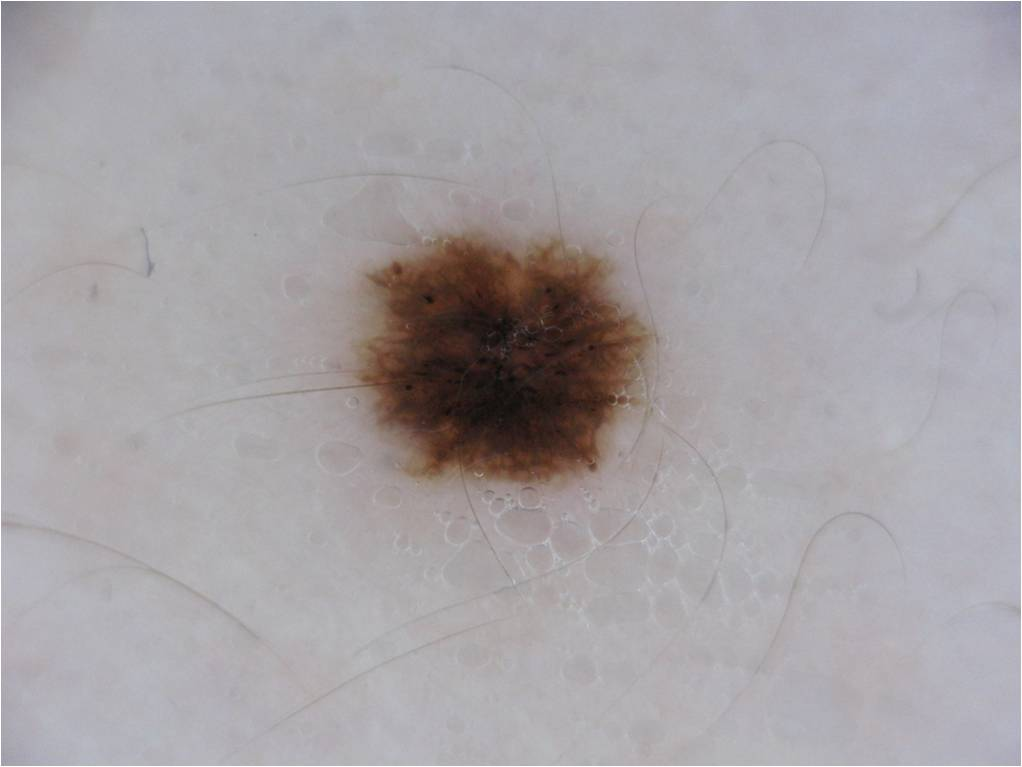
#> input picture data/images/img_0000001.jpg, 1022 x 767 px; its folder holds only this picture in this run
$ jupyter execute segmentation-Dan-tests.ipynb
#> lines starting #> are read from the running program, lines starting #| are printed output that depends on the picture; after the words box and inside, x2 and y2 are one past the last pixel; in counts of white or black regions, pixels touching at a corner belong together
[cell 1]
import skimage
import matplotlib.pyplot as plt
from skimage.filters import threshold_otsu
import numpy as np
import os
import scipy.ndimage.morphology

[cell 2]
def get_segmentation(img):
    orig_img = img.copy()
    img = img.mean(2)
    img = img > threshold_otsu(img)
    img = img == False
    scipy.ndimage.morphology.binary_fill_holes(img)
    # [4 lines of commented-out code are left out]
    removed = orig_img
    removed[scipy.ndimage.morphology.binary_fill_holes(img) == False] = 0
    return removed

[cell 3]
file_paths = os.listdir('../data/images/')
imgs = [skimage.io.imread('../data/images/' + path) for path in file_paths]
#> imgs = 1 item

[cell 4]
plt.figure(figsize=(10,200))
i = 0
nb_img = 70
for img, path in zip(imgs[:nb_img], file_paths[:nb_img]):
    plt.subplot(nb_img,2,2*i + 1)
    plt.imshow(img)
    removed = get_segmentation(img.copy())
    plt.subplot(nb_img,2,2*i + 2)
    plt.title(path)
    plt.imshow(removed)
    i+=1
#> this loop made 1 pass
#> (path, i) on pass 1: ('img_0000001.jpg', 1)
#> pass 1, in get_segmentation, `img = img.mean(2)`:
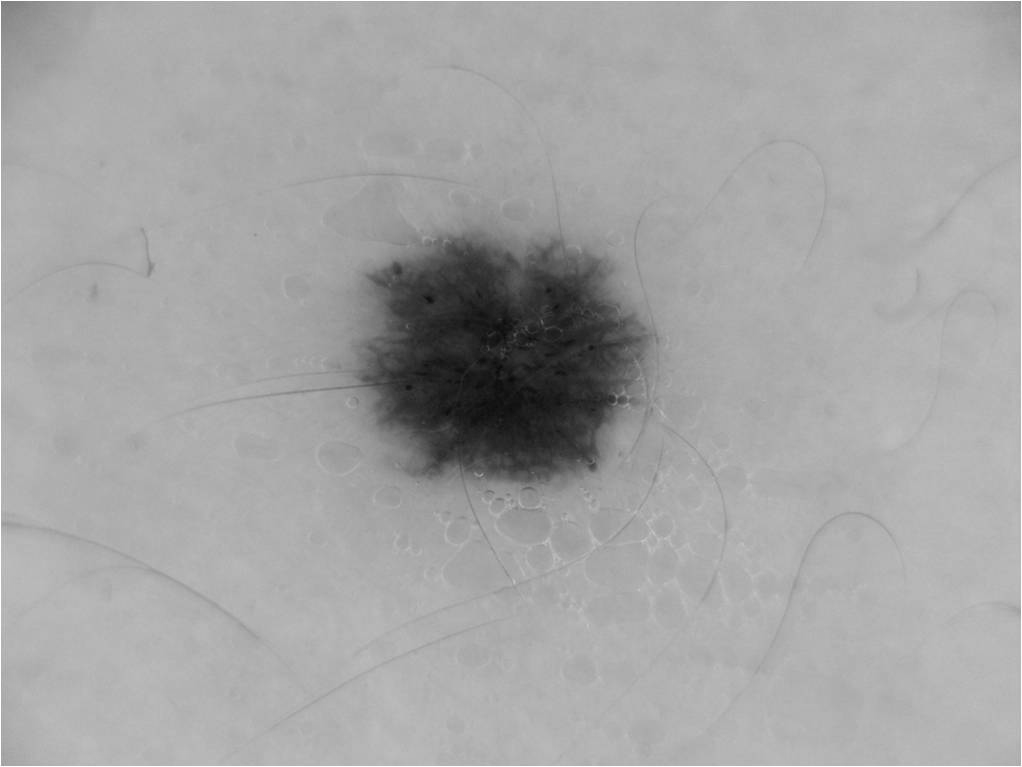
#> img: shape (767, 1022) float64; min 10.33, max 255, mean 164.7
#> pass 1, in get_segmentation, `img = img > threshold_otsu(img)`:
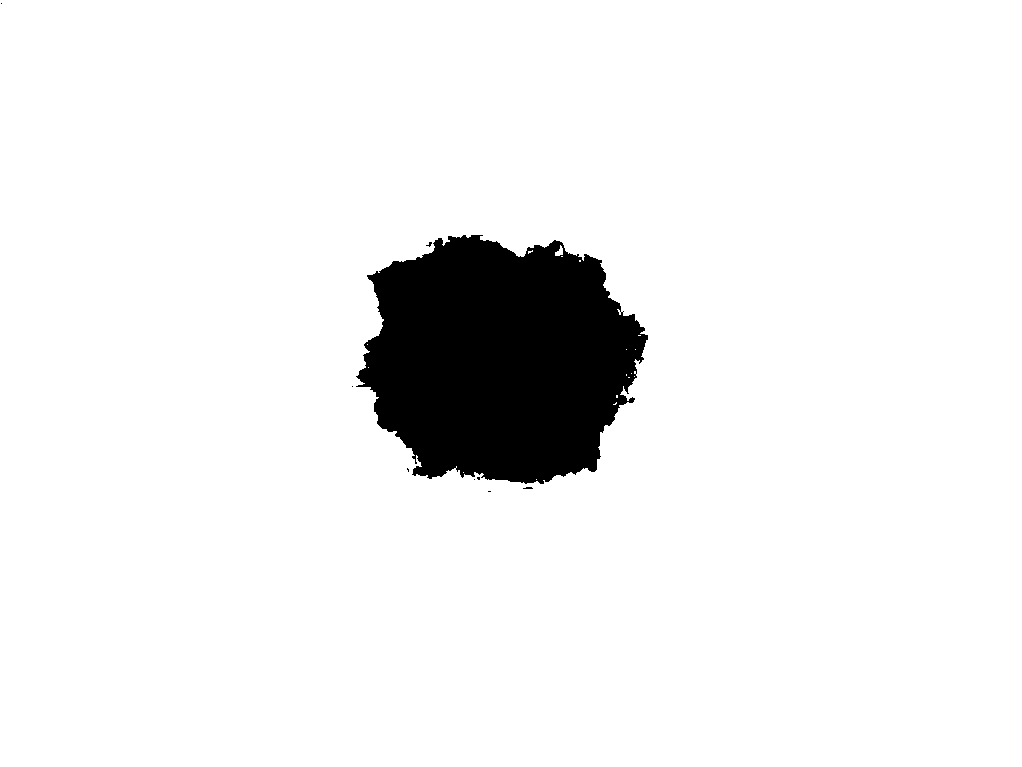
#> img: shape (767, 1022) bool; 93.1% white; 9 black regions (8 under 20 px), largest, box (x1, y1, x2, y2) and area: (356, 235, 648, 484) 53799
#> pass 1, `removed = get_segmentation(img.copy())`:
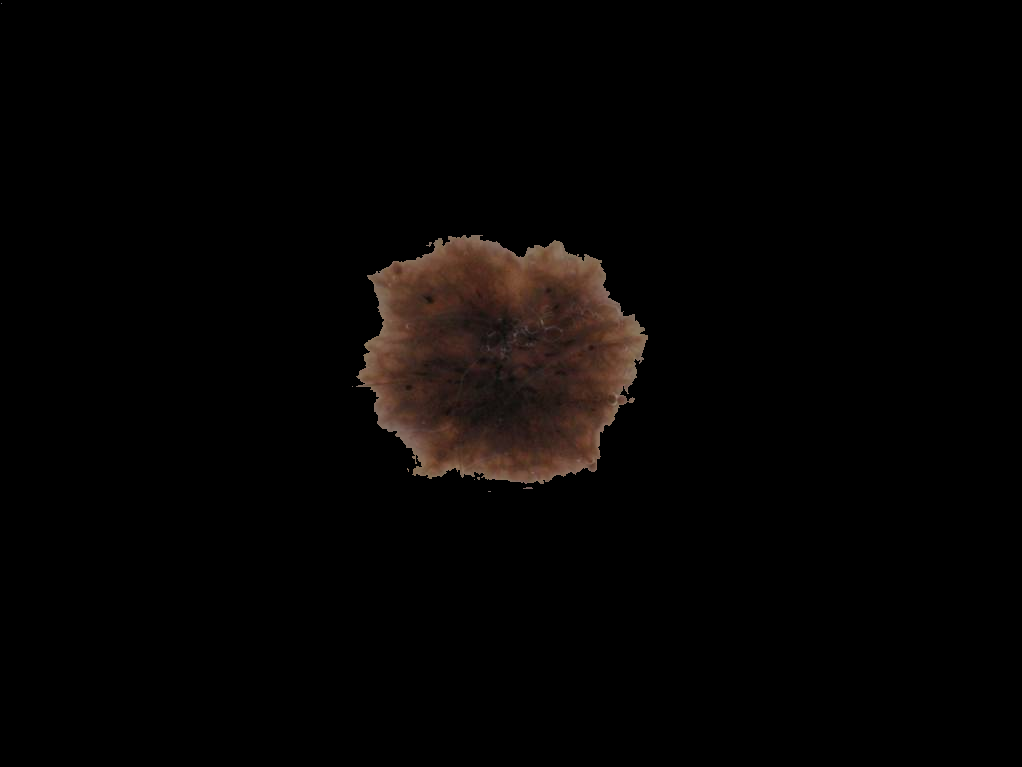
#> removed: shape (767, 1022, 3); mean R, G, B 5.4, 3.7, 2.9
#> after the loop, i = 1
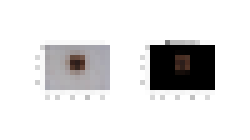
#> figure drawn by matplotlib, 2 panels

$ run again, on data/images/img_0000007.jpg
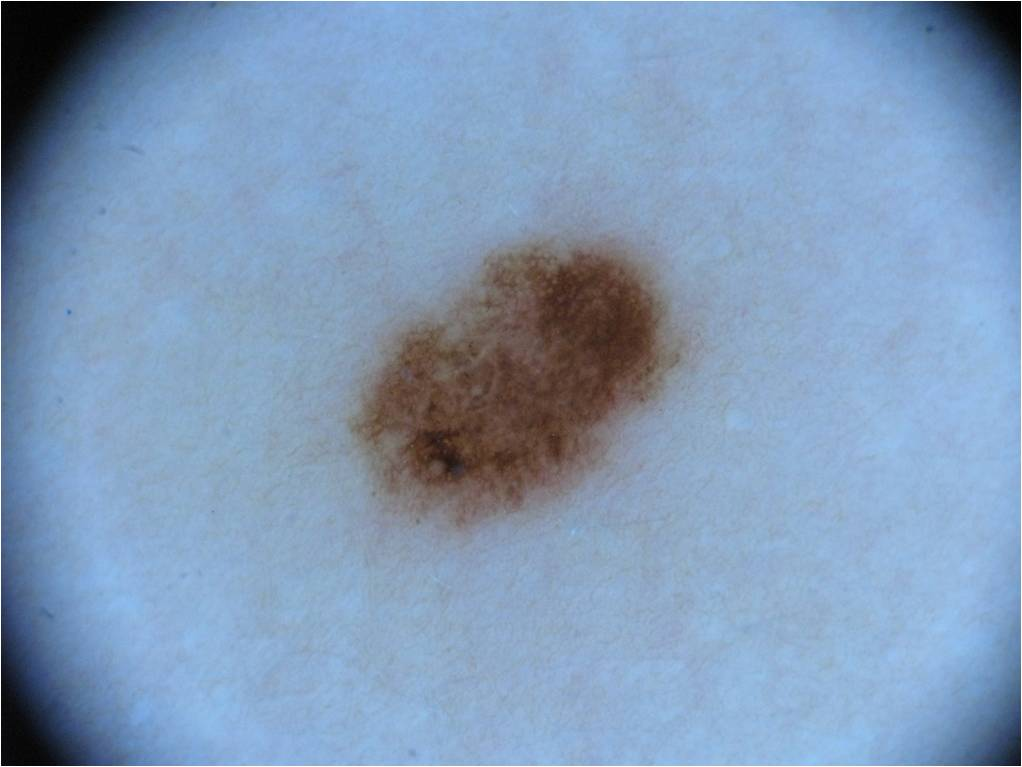
#> input picture data/images/img_0000007.jpg, 1022 x 767 px
#> imgs = 1 item
#> the loop `for img, path in zip(imgs[:nb_img], file_paths[:nb_img]):` made 1 pass
#> (path, i) on pass 1: ('img_0000007.jpg', 1)
#> pass 1, in get_segmentation, `img = img > threshold_otsu(img)`:
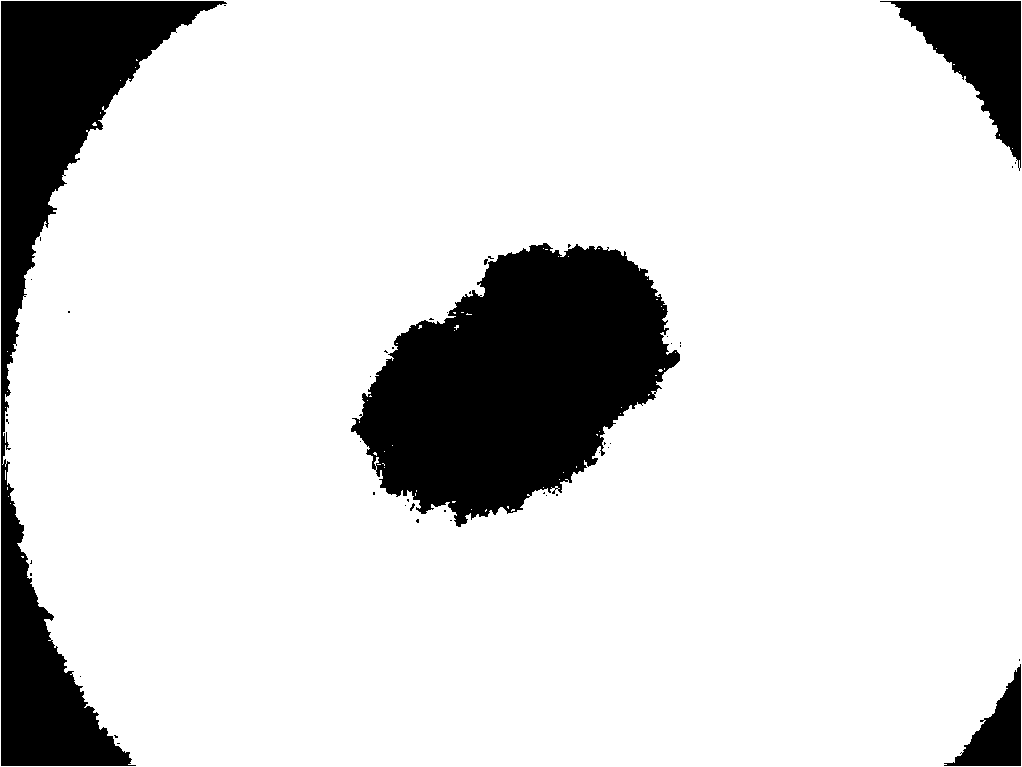
#> img: shape (767, 1022) bool; 85.3% white; 46 black regions (42 under 20 px), largest, box (x1, y1, x2, y2) and area: (351, 243, 680, 527) 57758, (1, 1, 227, 766) 44316, (880, 1, 1021, 171) 9805, (944, 664, 1021, 766) 3369
#> after the loop `for img, path in zip(imgs[:nb_img], file_paths[:nb_img]):`: i = 1
#> `[cell 4] plt.figure(figsize=(10,200)) i = 0 nb_img = 70 for img, path ..`:
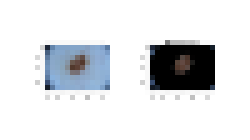
#> figure drawn by matplotlib, 2 panels

$ run again, on data/images/img_0000008.jpg
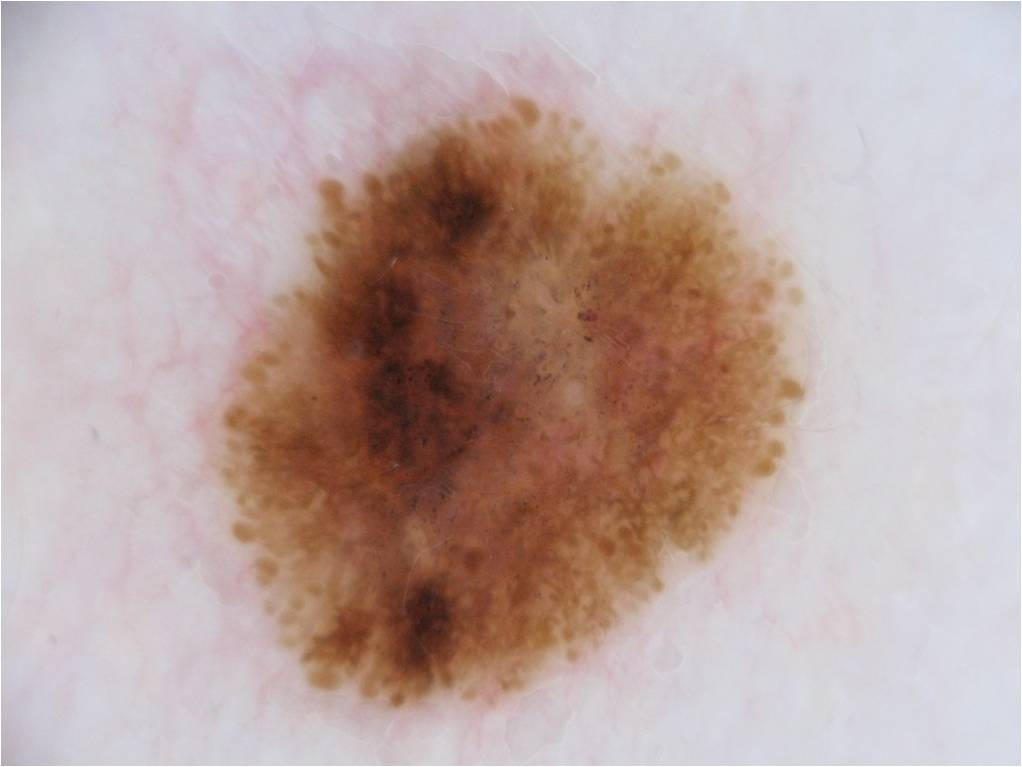
#> input picture data/images/img_0000008.jpg, 1022 x 767 px
#> imgs = 1 item
#> the loop `for img, path in zip(imgs[:nb_img], file_paths[:nb_img]):` made 1 pass
#> (path, i) on pass 1: ('img_0000008.jpg', 1)
#> pass 1, in get_segmentation, `img = img > threshold_otsu(img)`:
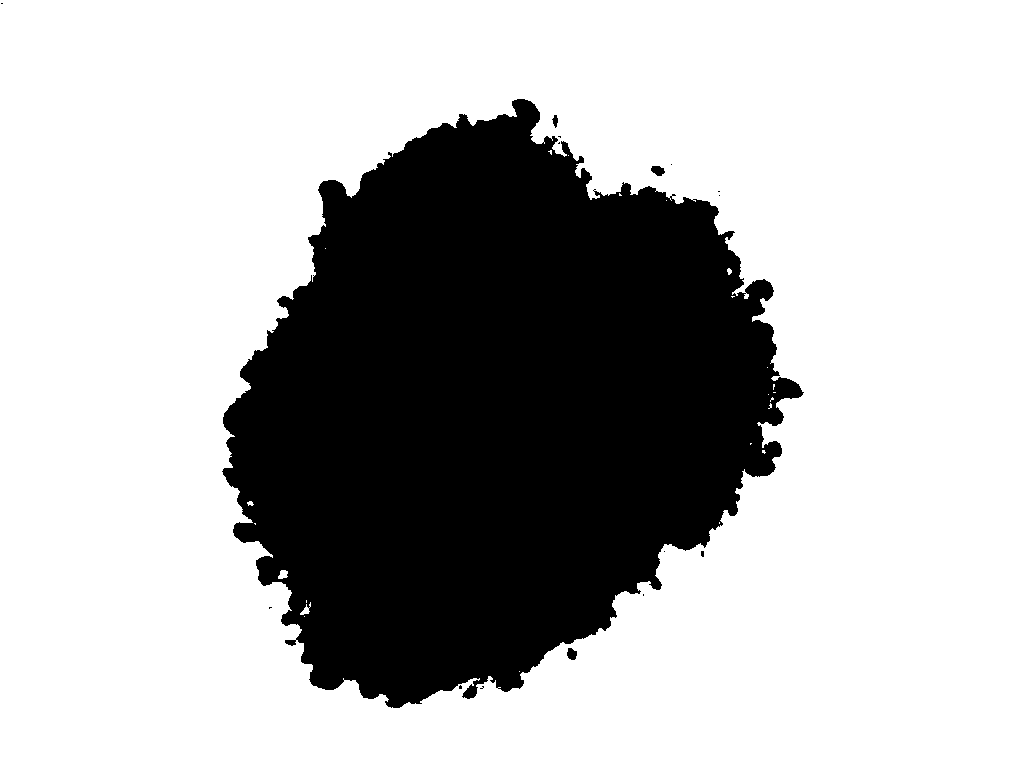
#> img: shape (767, 1022) bool; 70.6% white; 16 black regions (12 under 20 px), largest, box (x1, y1, x2, y2) and area: (222, 99, 804, 708) 230152, (651, 166, 665, 176) 101, (567, 648, 577, 660) 91, (552, 115, 558, 128) 48
#> after the loop `for img, path in zip(imgs[:nb_img], file_paths[:nb_img]):`: i = 1
#> `[cell 4] plt.figure(figsize=(10,200)) i = 0 nb_img = 70 for img, path ..`:
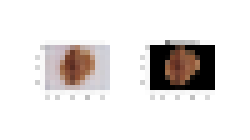
#> figure drawn by matplotlib, 2 panels

$ run again, on data/images/img_0000010.jpg
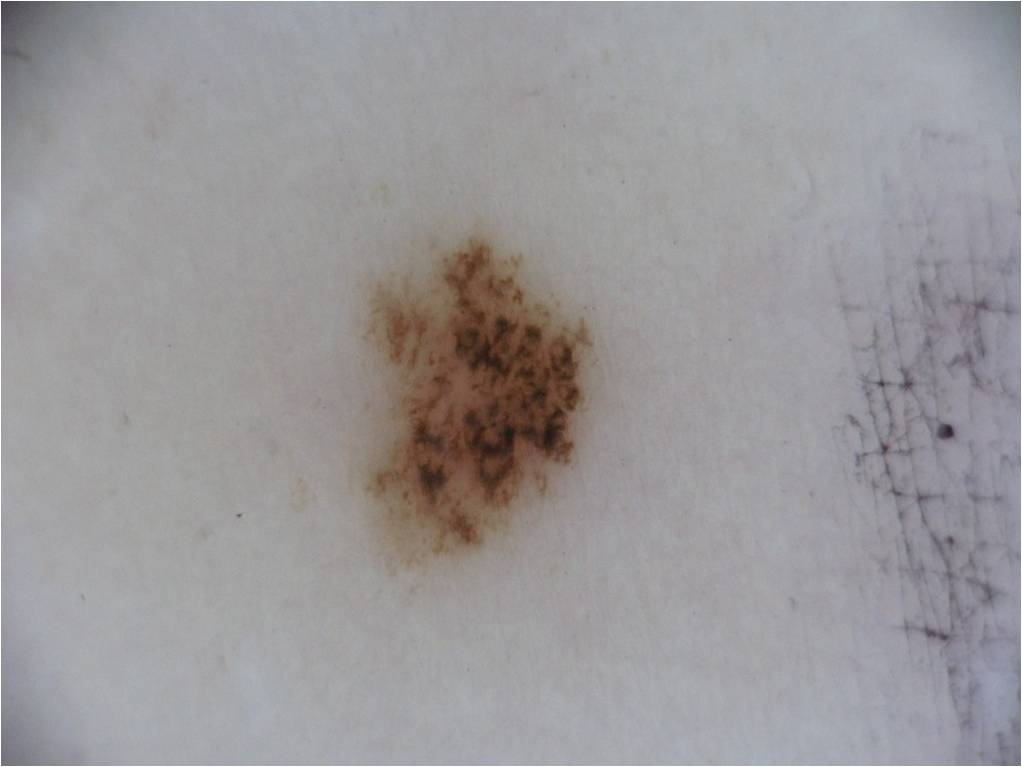
#> input picture data/images/img_0000010.jpg, 1022 x 767 px
#> imgs = 1 item
#> the loop `for img, path in zip(imgs[:nb_img], file_paths[:nb_img]):` made 1 pass
#> (path, i) on pass 1: ('img_0000010.jpg', 1)
#> pass 1, in get_segmentation, `img = img > threshold_otsu(img)`:
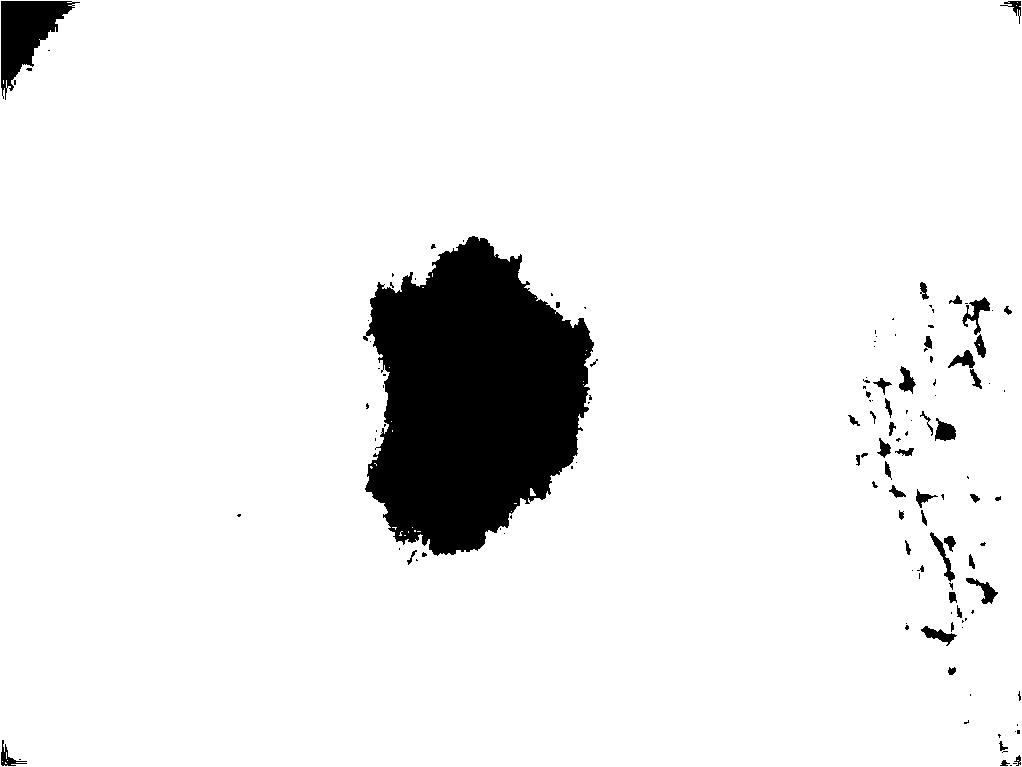
#> img: shape (767, 1022) bool; 92.5% white; 130 black regions (80 under 20 px), largest, box (x1, y1, x2, y2) and area: (363, 236, 594, 556) 50396, (1, 1, 80, 100) 3545, (962, 297, 990, 335) 373
#> after the loop `for img, path in zip(imgs[:nb_img], file_paths[:nb_img]):`: i = 1
#> `[cell 4] plt.figure(figsize=(10,200)) i = 0 nb_img = 70 for img, path ..`:
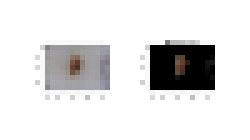
#> figure drawn by matplotlib, 2 panels

$ run again, on data/images/img_0000002.jpg
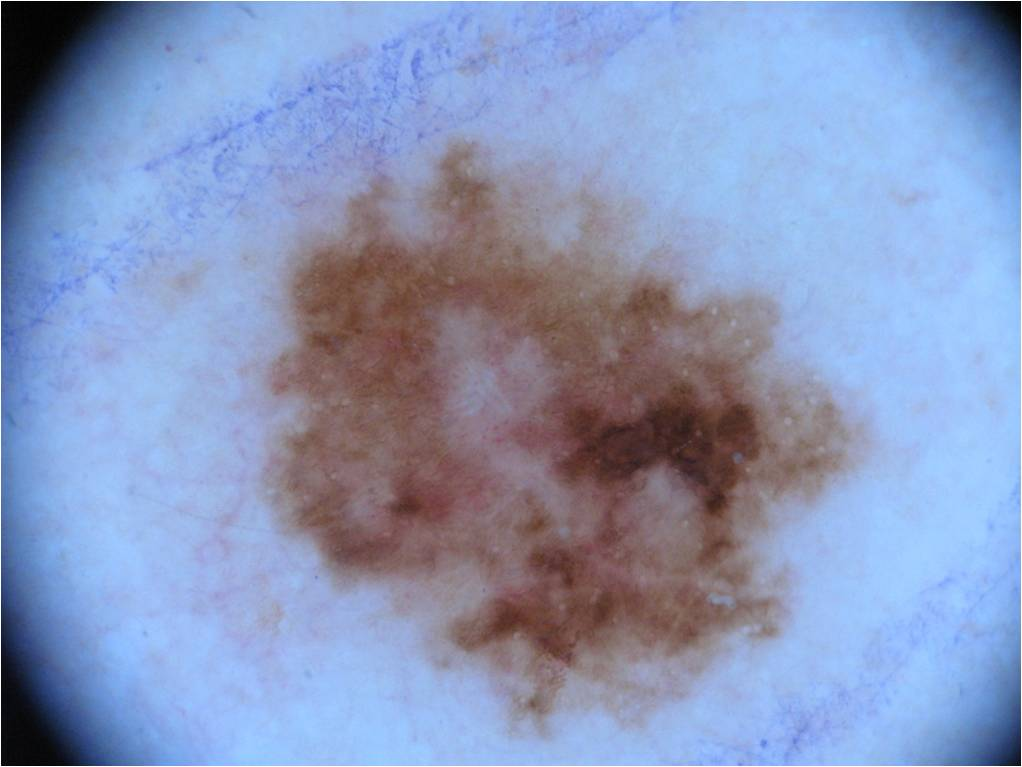
#> input picture data/images/img_0000002.jpg, 1022 x 767 px
#> imgs = 1 item
#> the loop `for img, path in zip(imgs[:nb_img], file_paths[:nb_img]):` made 1 pass
#> (path, i) on pass 1: ('img_0000002.jpg', 1)
#> after the loop `for img, path in zip(imgs[:nb_img], file_paths[:nb_img]):`: i = 1
#> `[cell 4] plt.figure(figsize=(10,200)) i = 0 nb_img = 70 for img, path ..`:
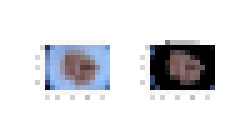
#> figure drawn by matplotlib, 2 panels
